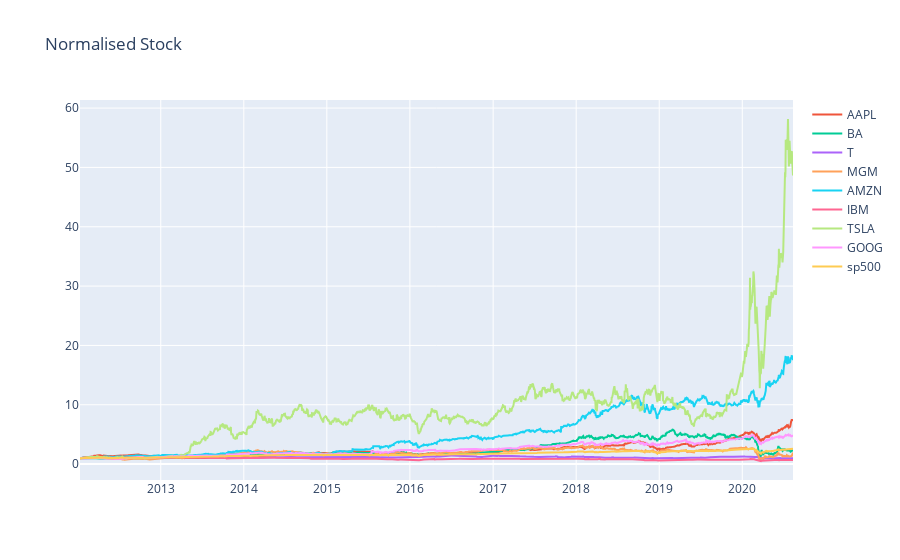

The code cell stored with this chart in its notebook:
### Code cell
interactive_plot(normalize(stock_price_df),'Normalised Stock')

### Figure 1 — Plotly figure (JSON) as saved in the notebook; plotly's stock layout.template omitted (floating-point values rounded to 4 significant figures; data arrays with more than 128 entries replaced by an {"elided": "..."} marker saying what was removed)
{"data": [{"hovertemplate": "<extra></extra>", "legendgroup": "", "line": {"color": "#636efa", "dash": "solid"}, "marker": {"symbol": "circle"}, "mode": "lines", "name": "", "orientation": "v", "showlegend": false, "type": "scatter", "xaxis": "x", "yaxis": "y"}, {"name": "AAPL", "type": "scatter", "x": {"elided": "2159 str values"}, "y": {"elided": "2159 float values"}}, {"name": "BA", "type": "scatter", "x": {"elided": "2159 str values"}, "y": {"elided": "2159 float values"}}, {"name": "T", "type": "scatter", "x": {"elided": "2159 str values"}, "y": {"elided": "2159 float values"}}, {"name": "MGM", "type": "scatter", "x": {"elided": "2159 str values"}, "y": {"elided": "2159 float values"}}, {"name": "AMZN", "type": "scatter", "x": {"elided": "2159 str values"}, "y": {"elided": "2159 float values"}}, {"name": "IBM", "type": "scatter", "x": {"elided": "2159 str values"}, "y": {"elided": "2159 float values"}}, {"name": "TSLA", "type": "scatter", "x": {"elided": "2159 str values"}, "y": {"elided": "2159 float values"}}, {"name": "GOOG", "type": "scatter", "x": {"elided": "2159 str values"}, "y": {"elided": "2159 float values"}}, {"name": "sp500", "type": "scatter", "x": {"elided": "2159 str values"}, "y": {"elided": "2159 float values"}}], "layout": {"legend": {"tracegroupgap": 0}, "title": {"text": "Normalised Stock"}, "xaxis": {"anchor": "y", "domain": [0, 1]}, "yaxis": {"anchor": "x", "domain": [0, 1]}}}
